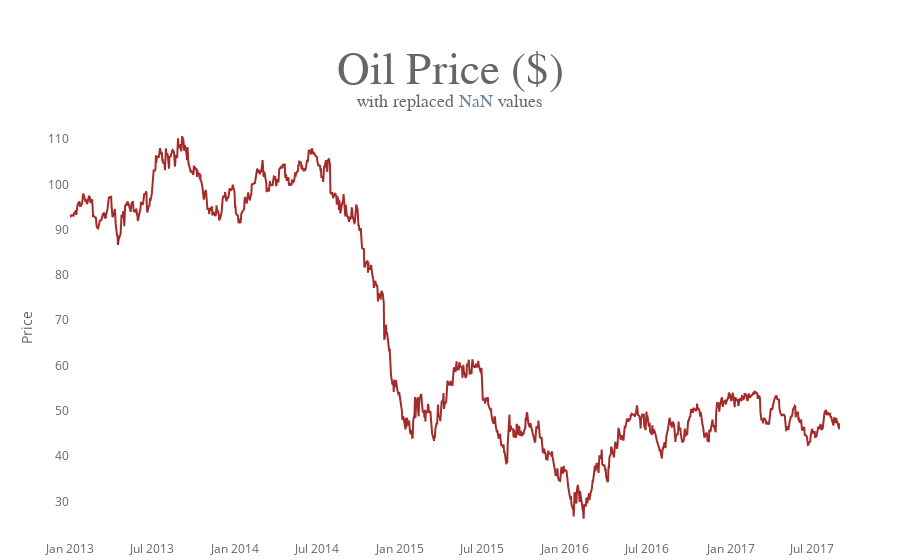

The notebook cell saved with this chart:
### Code cell
fig = go.Figure(go.Scatter(x=oil_data.date, y=oil_data.dcoilwtico, mode="lines", marker_color="brown"))
fig.update_layout(yaxis_title="Price",
                  template=custom_template_go, 
                  title={'text': "<span style='font-size:45px; color=#444; font-family:Times New Roman'>Oil Price ($)</span><br>with replaced <span style='color:#6D83AA'>NaN </span>values<b>",
                         'y':0.85, 'x':0.5, 
                         'xanchor': 'center', 'yanchor': 'top'},
                 )
fig.show()

### Figure 1 — Plotly figure (JSON) as saved in the notebook; plotly's stock layout.template omitted (floating-point values rounded to 4 significant figures; data arrays with more than 128 entries replaced by an {"elided": "..."} marker saying what was removed)
{"data": [{"marker": {"color": "brown"}, "mode": "lines", "type": "scatter", "x": {"elided": "1218 str values"}, "y": {"elided": "1218 float values"}}], "layout": {"title": {"text": "<span style='font-size:45px; color=#444; font-family:Times New Roman'>Oil Price ($)</span><br>with replaced <span style='color:#6D83AA'>NaN </span>values<b>", "x": 0.5, "xanchor": "center", "y": 0.85, "yanchor": "top"}, "yaxis": {"title": {"text": "Price"}}}}
